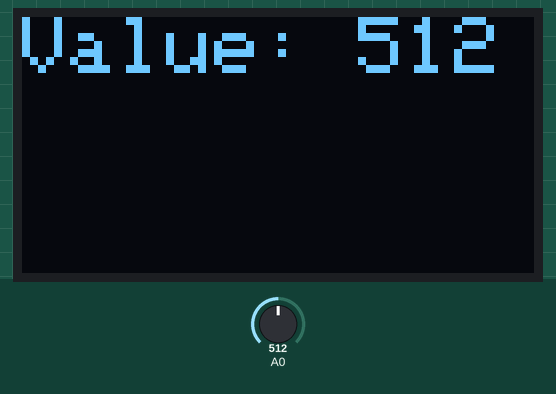
A sketch run on a simulated Arduino Uno, built with avr-gcc and run on an emulated ATmega328P. Shown: 128×64 one-colour display. Inputs (shaded band) come from the test bench; at power-on: A0 = 512. What the sketch prints to the serial monitor is not drawn.

Above: at 3.2 s.
3.3 s: A0 set to 716
At 5.3 s:
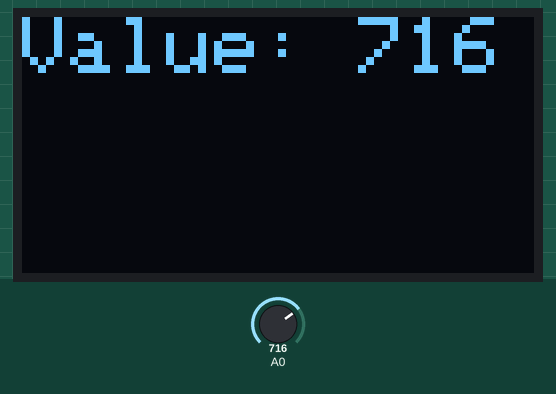
5.6 s: A0 set to 900
At 6.7 s:
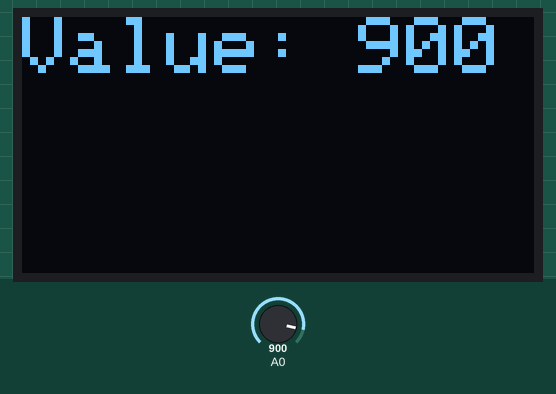
7.6 s: A0 set to 1023
At 9.0 s:
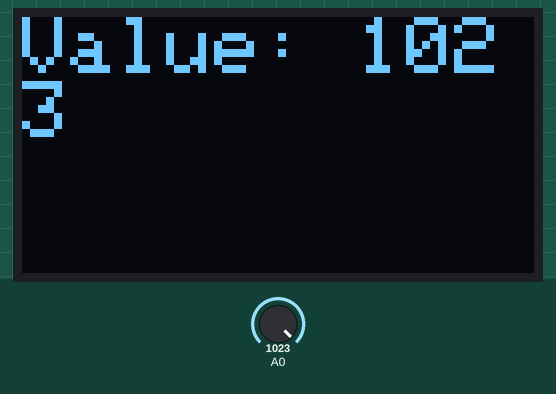
Timing chart, 0 to 10.6 s (numbered marks = the images above; inputs shaded):
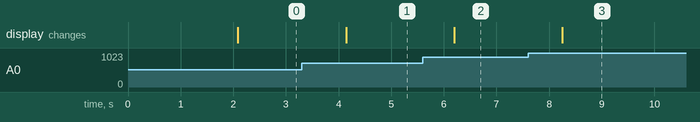

The sketch:

Example5_HeartRate.ino
```cpp
#include <Wire.h>
#include <Adafruit_GFX.h>
#include <Adafruit_SSD1306.h>

// Definisikan ukuran layar OLED
#define SCREEN_WIDTH 128
#define SCREEN_HEIGHT 64

// Inisialisasi objek untuk OLED
Adafruit_SSD1306 display(SCREEN_WIDTH, SCREEN_HEIGHT, &Wire, -1);

// Fungsi setup
void setup() {
  // Memulai komunikasi serial
  Serial.begin(115200);

  // Memulai OLED dengan alamat I2C (0x3C adalah alamat umum untuk OLED)
  if (!display.begin(SSD1306_SWITCHCAPVCC, 0x3C)) {
    Serial.println(F("SSD1306 allocation failed"));
    while (true); // Berhenti jika gagal
  }

  // Bersihkan layar OLED
  display.clearDisplay();

  // Menampilkan pesan awal
  display.setTextSize(1); // Ukuran teks
  display.setTextColor(WHITE); // Warna teks
  display.setCursor(0, 0); // Posisi kursor
  display.println(F("OLED Initialized"));
  display.display(); // Menampilkan teks di layar OLED
  delay(2000); // Tunggu 2 detik sebelum melanjutkan
}

// Fungsi loop untuk terus membaca dan menampilkan data
void loop() {
  // Bersihkan layar sebelum menampilkan data baru
  display.clearDisplay();

  // Menampilkan teks dinamis, misalnya data dari sensor atau variabel
  display.setTextSize(2); // Ukuran teks lebih besar
  display.setTextColor(WHITE);
  display.setCursor(0, 0);

  // Contoh: menampilkan nilai sensor analog dari pin A0
  int sensorValue = analogRead(A0);
  display.print("Value: ");
  display.println(sensorValue);

  // Tampilkan data di layar
  display.display();

  // Tampilkan data yang sama di Serial Monitor
  Serial.print("Sensor Value: ");
  Serial.println(sensorValue);

  // Tunggu 1 detik sebelum update
  delay(1000);
}
```

Measured:
- after the input at 3.3 s, the display: changes after 0.84 s (image 1)
- after the input at 5.6 s, the display: changes after 0.60 s (image 2)
- after the input at 7.6 s, the display: changes after 0.65 s (image 3)
